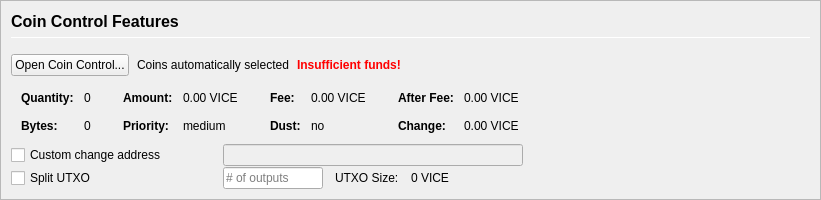
         <widget class="QFrame" name="frameCoinControl">
          <property name="sizePolicy">
           <sizepolicy hsizetype="Expanding" vsizetype="Expanding">
            <horstretch>0</horstretch>
            <verstretch>0</verstretch>
           </sizepolicy>
          </property>
          <property name="maximumSize">
           <size>
            <width>16777215</width>
            <height>16777215</height>
           </size>
          </property>
          <property name="frameShape">
           <enum>QFrame::StyledPanel</enum>
          </property>
          <property name="frameShadow">
           <enum>QFrame::Sunken</enum>
          </property>
          <layout class="QVBoxLayout" name="verticalLayoutCoinControl2">
           <property name="spacing">
            <number>0</number>
           </property>
           <property name="leftMargin">
            <number>0</number>
           </property>
           <property name="topMargin">
            <number>0</number>
           </property>
           <property name="rightMargin">
            <number>0</number>
           </property>
           <property name="bottomMargin">
            <number>0</number>
           </property>
           <item>
            <widget class="QFrame" name="frameCoinControl_BG">
             <layout class="QVBoxLayout" name="verticalLayoutCoinControl" stretch="0,0,0,0,0,0">
              <property name="spacing">
               <number>1</number>
              </property>
              <property name="leftMargin">
               <number>10</number>
              </property>
              <property name="topMargin">
               <number>10</number>
              </property>
              <item>
               <layout class="QHBoxLayout" name="horizontalLayoutCoinControl1">
                <property name="bottomMargin">
                 <number>15</number>
                </property>
                <item>
                 <layout class="QVBoxLayout" name="verticalLayout_3">
                  <property name="spacing">
                   <number>6</number>
                  </property>
                  <item>
                   <widget class="QLabel" name="labelCoinControlFeatures">
                    <property name="sizePolicy">
                     <sizepolicy hsizetype="Preferred" vsizetype="Maximum">
                      <horstretch>0</horstretch>
                      <verstretch>0</verstretch>
                     </sizepolicy>
                    </property>
                    <property name="minimumSize">
                     <size>
                      <width>0</width>
                      <height>20</height>
                     </size>
                    </property>
                    <property name="font">
                     <font>
                      <pointsize>12</pointsize>
                      <weight>75</weight>
                      <bold>true</bold>
                     </font>
                    </property>
                    <property name="styleSheet">
                     <string notr="true">font-weight:bold;</string>
                    </property>
                    <property name="text">
                     <string>Coin Control Features</string>
                    </property>
                   </widget>
                  </item>
                  <item>
                   <widget class="Line" name="line">
                    <property name="minimumSize">
                     <size>
                      <width>0</width>
                      <height>1</height>
                     </size>
                    </property>
                    <property name="maximumSize">
                     <size>
                      <width>16777215</width>
                      <height>1</height>
                     </size>
                    </property>
                    <property name="orientation">
                     <enum>Qt::Horizontal</enum>
                    </property>
                   </widget>
                  </item>
                 </layout>
                </item>
               </layout>
              </item>
              <item>
               <layout class="QHBoxLayout" name="horizontalLayoutCoinControl2" stretch="0,0,0,0">
                <property name="spacing">
                 <number>8</number>
                </property>
                <property name="bottomMargin">
                 <number>10</number>
                </property>
                <item>
                 <widget class="QPushButton" name="pushButtonCoinControl">
                  <property name="styleSheet">
                   <string notr="true"/>
                  </property>
                  <property name="text">
                   <string>Open Coin Control...</string>
                  </property>
                  <property name="autoDefault">
                   <bool>false</bool>
                  </property>
                 </widget>
                </item>
                <item>
                 <widget class="QLabel" name="labelCoinControlAutomaticallySelected">
                  <property name="text">
                   <string>Coins automatically selected</string>
                  </property>
                  <property name="margin">
                   <number>5</number>
                  </property>
                 </widget>
                </item>
                <item>
                 <widget class="QLabel" name="labelCoinControlInsuffFunds">
                  <property name="font">
                   <font>
                    <weight>75</weight>
                    <bold>true</bold>
                   </font>
                  </property>
                  <property name="styleSheet">
                   <string notr="true">color:red;font-weight:bold;</string>
                  </property>
                  <property name="text">
                   <string>Insufficient funds!</string>
                  </property>
                  <property name="margin">
                   <number>5</number>
                  </property>
                 </widget>
                </item>
                <item>
                 <spacer name="horizontalSpacerCoinControl">
                  <property name="orientation">
                   <enum>Qt::Horizontal</enum>
                  </property>
                  <property name="sizeHint" stdset="0">
                   <size>
                    <width>40</width>
                    <height>1</height>
                   </size>
                  </property>
                 </spacer>
                </item>
               </layout>
              </item>
              <item>
               <widget class="QWidget" name="widgetCoinControl" native="true">
                <property name="sizePolicy">
                 <sizepolicy hsizetype="Preferred" vsizetype="Preferred">
                  <horstretch>0</horstretch>
                  <verstretch>0</verstretch>
                 </sizepolicy>
                </property>
                <property name="minimumSize">
                 <size>
                  <width>0</width>
                  <height>0</height>
                 </size>
                </property>
                <property name="styleSheet">
                 <string notr="true"/>
                </property>
                <layout class="QHBoxLayout" name="horizontalLayoutCoinControl5">
                 <property name="leftMargin">
                  <number>0</number>
                 </property>
                 <property name="topMargin">
                  <number>0</number>
                 </property>
                 <property name="rightMargin">
                  <number>0</number>
                 </property>
                 <property name="bottomMargin">
                  <number>0</number>
                 </property>
                 <item>
                  <layout class="QHBoxLayout" name="horizontalLayoutCoinControl3" stretch="0,0,0,1">
                   <property name="spacing">
                    <number>20</number>
                   </property>
                   <property name="topMargin">
                    <number>0</number>
                   </property>
                   <property name="bottomMargin">
                    <number>10</number>
                   </property>
                   <item>
                    <layout class="QFormLayout" name="formLayoutCoinControl1">
                     <property name="horizontalSpacing">
                      <number>10</number>
                     </property>
                     <property name="verticalSpacing">
                      <number>14</number>
                     </property>
                     <property name="leftMargin">
                      <number>10</number>
                     </property>
                     <property name="topMargin">
                      <number>4</number>
                     </property>
                     <property name="rightMargin">
                      <number>6</number>
                     </property>
                     <item row="0" column="0">
                      <widget class="QLabel" name="labelCoinControlQuantityText">
                       <property name="font">
                        <font>
                         <weight>75</weight>
                         <bold>true</bold>
                        </font>
                       </property>
                       <property name="text">
                        <string>Quantity:</string>
                       </property>
                       <property name="margin">
                        <number>0</number>
                       </property>
                      </widget>
                     </item>
                     <item row="0" column="1">
                      <widget class="QLabel" name="labelCoinControlQuantity">
                       <property name="cursor">
                        <cursorShape>IBeamCursor</cursorShape>
                       </property>
                       <property name="contextMenuPolicy">
                        <enum>Qt::ActionsContextMenu</enum>
                       </property>
                       <property name="text">
                        <string notr="true">0</string>
                       </property>
                       <property name="margin">
                        <number>0</number>
                       </property>
                       <property name="textInteractionFlags">
                        <set>Qt::LinksAccessibleByMouse|Qt::TextSelectableByKeyboard|Qt::TextSelectableByMouse</set>
                       </property>
                      </widget>
                     </item>
                     <item row="1" column="0">
                      <widget class="QLabel" name="labelCoinControlBytesText">
                       <property name="font">
                        <font>
                         <weight>75</weight>
                         <bold>true</bold>
                        </font>
                       </property>
                       <property name="text">
                        <string>Bytes:</string>
                       </property>
                      </widget>
                     </item>
                     <item row="1" column="1">
                      <widget class="QLabel" name="labelCoinControlBytes">
                       <property name="cursor">
                        <cursorShape>IBeamCursor</cursorShape>
                       </property>
                       <property name="contextMenuPolicy">
                        <enum>Qt::ActionsContextMenu</enum>
                       </property>
                       <property name="text">
                        <string notr="true">0</string>
                       </property>
                       <property name="textInteractionFlags">
                        <set>Qt::LinksAccessibleByMouse|Qt::TextSelectableByKeyboard|Qt::TextSelectableByMouse</set>
                       </property>
                      </widget>
                     </item>
                    </layout>
                   </item>
                   <item>
                    <layout class="QFormLayout" name="formLayoutCoinControl2">
                     <property name="horizontalSpacing">
                      <number>10</number>
                     </property>
                     <property name="verticalSpacing">
                      <number>14</number>
                     </property>
                     <property name="leftMargin">
                      <number>6</number>
                     </property>
                     <property name="topMargin">
                      <number>4</number>
                     </property>
                     <property name="rightMargin">
                      <number>6</number>
                     </property>
                     <item row="0" column="0">
                      <widget class="QLabel" name="labelCoinControlAmountText">
                       <property name="font">
                        <font>
                         <weight>75</weight>
                         <bold>true</bold>
                        </font>
                       </property>
                       <property name="text">
                        <string>Amount:</string>
                       </property>
                       <property name="margin">
                        <number>0</number>
                       </property>
                      </widget>
                     </item>
                     <item row="0" column="1">
                      <widget class="QLabel" name="labelCoinControlAmount">
                       <property name="cursor">
                        <cursorShape>IBeamCursor</cursorShape>
                       </property>
                       <property name="contextMenuPolicy">
                        <enum>Qt::ActionsContextMenu</enum>
                       </property>
                       <property name="text">
                        <string notr="true">0.00 VICE</string>
                       </property>
                       <property name="textInteractionFlags">
                        <set>Qt::LinksAccessibleByMouse|Qt::TextSelectableByKeyboard|Qt::TextSelectableByMouse</set>
                       </property>
                      </widget>
                     </item>
                     <item row="1" column="0">
                      <widget class="QLabel" name="labelCoinControlPriorityText">
                       <property name="font">
                        <font>
                         <weight>75</weight>
                         <bold>true</bold>
                        </font>
                       </property>
                       <property name="text">
                        <string>Priority:</string>
                       </property>
                      </widget>
                     </item>
                     <item row="1" column="1">
                      <widget class="QLabel" name="labelCoinControlPriority">
                       <property name="cursor">
                        <cursorShape>IBeamCursor</cursorShape>
                       </property>
                       <property name="contextMenuPolicy">
                        <enum>Qt::ActionsContextMenu</enum>
                       </property>
                       <property name="text">
                        <string>medium</string>
                       </property>
                       <property name="textInteractionFlags">
                        <set>Qt::LinksAccessibleByMouse|Qt::TextSelectableByKeyboard|Qt::TextSelectableByMouse</set>
                       </property>
                      </widget>
                     </item>
                    </layout>
                   </item>
                   <item>
                    <layout class="QFormLayout" name="formLayoutCoinControl3">
                     <property name="horizontalSpacing">
                      <number>10</number>
                     </property>
                     <property name="verticalSpacing">
                      <number>14</number>
                     </property>
                     <property name="leftMargin">
                      <number>6</number>
                     </property>
                     <property name="topMargin">
                      <number>4</number>
                     </property>
                     <property name="rightMargin">
                      <number>6</number>
                     </property>
                     <item row="0" column="0">
                      <widget class="QLabel" name="labelCoinControlFeeText">
                       <property name="font">
                        <font>
                         <weight>75</weight>
                         <bold>true</bold>
                        </font>
                       </property>
                       <property name="text">
                        <string>Fee:</string>
                       </property>
                       <property name="margin">
                        <number>0</number>
                       </property>
                      </widget>
                     </item>
                     <item row="0" column="1">
                      <widget class="QLabel" name="labelCoinControlFee">
                       <property name="cursor">
                        <cursorShape>IBeamCursor</cursorShape>
                       </property>
                       <property name="contextMenuPolicy">
                        <enum>Qt::ActionsContextMenu</enum>
                       </property>
                       <property name="text">
                        <string notr="true">0.00 VICE</string>
                       </property>
                       <property name="textInteractionFlags">
                        <set>Qt::LinksAccessibleByMouse|Qt::TextSelectableByKeyboard|Qt::TextSelectableByMouse</set>
                       </property>
                      </widget>
                     </item>
                     <item row="1" column="0">
                      <widget class="QLabel" name="labelCoinControlLowOutputText">
                       <property name="font">
                        <font>
                         <weight>75</weight>
                         <bold>true</bold>
                        </font>
                       </property>
                       <property name="text">
                        <string>Dust:</string>
                       </property>
                      </widget>
                     </item>
                     <item row="1" column="1">
                      <widget class="QLabel" name="labelCoinControlLowOutput">
                       <property name="cursor">
                        <cursorShape>IBeamCursor</cursorShape>
                       </property>
                       <property name="contextMenuPolicy">
                        <enum>Qt::ActionsContextMenu</enum>
                       </property>
                       <property name="text">
                        <string>no</string>
                       </property>
                       <property name="textInteractionFlags">
                        <set>Qt::LinksAccessibleByMouse|Qt::TextSelectableByKeyboard|Qt::TextSelectableByMouse</set>
                       </property>
                      </widget>
                     </item>
                    </layout>
                   </item>
                   <item>
                    <layout class="QFormLayout" name="formLayoutCoinControl4">
                     <property name="horizontalSpacing">
                      <number>10</number>
                     </property>
                     <property name="verticalSpacing">
                      <number>14</number>
                     </property>
                     <property name="leftMargin">
                      <number>6</number>
                     </property>
                     <property name="topMargin">
                      <number>4</number>
                     </property>
                     <property name="rightMargin">
                      <number>6</number>
                     </property>
                     <item row="0" column="0">
                      <widget class="QLabel" name="labelCoinControlAfterFeeText">
                       <property name="font">
                        <font>
                         <weight>75</weight>
                         <bold>true</bold>
                        </font>
                       </property>
                       <property name="text">
                        <string>After Fee:</string>
                       </property>
                       <property name="margin">
                        <number>0</number>
                       </property>
                      </widget>
                     </item>
                     <item row="0" column="1">
                      <widget class="QLabel" name="labelCoinControlAfterFee">
                       <property name="cursor">
                        <cursorShape>IBeamCursor</cursorShape>
                       </property>
                       <property name="contextMenuPolicy">
                        <enum>Qt::ActionsContextMenu</enum>
                       </property>
                       <property name="text">
                        <string notr="true">0.00 VICE</string>
                       </property>
                       <property name="textInteractionFlags">
                        <set>Qt::LinksAccessibleByMouse|Qt::TextSelectableByKeyboard|Qt::TextSelectableByMouse</set>
                       </property>
                      </widget>
                     </item>
                     <item row="1" column="0">
                      <widget class="QLabel" name="labelCoinControlChangeText">
                       <property name="font">
                        <font>
                         <weight>75</weight>
                         <bold>true</bold>
                        </font>
                       </property>
                       <property name="text">
                        <string>Change:</string>
                       </property>
                      </widget>
                     </item>
                     <item row="1" column="1">
                      <widget class="QLabel" name="labelCoinControlChange">
                       <property name="cursor">
                        <cursorShape>IBeamCursor</cursorShape>
                       </property>
                       <property name="contextMenuPolicy">
                        <enum>Qt::ActionsContextMenu</enum>
                       </property>
                       <property name="text">
                        <string notr="true">0.00 VICE</string>
                       </property>
                       <property name="textInteractionFlags">
                        <set>Qt::LinksAccessibleByMouse|Qt::TextSelectableByKeyboard|Qt::TextSelectableByMouse</set>
                       </property>
                      </widget>
                     </item>
                    </layout>
                   </item>
                  </layout>
                 </item>
                </layout>
               </widget>
              </item>
              <item>
               <layout class="QHBoxLayout" name="horizontalLayoutCoinControl4">
                <property name="spacing">
                 <number>12</number>
                </property>
                <property name="sizeConstraint">
                 <enum>QLayout::SetDefaultConstraint</enum>
                </property>
                <property name="topMargin">
                 <number>0</number>
                </property>
                <property name="rightMargin">
                 <number>0</number>
                </property>
                <item>
                 <widget class="QCheckBox" name="checkBoxCoinControlChange">
                  <property name="sizePolicy">
                   <sizepolicy hsizetype="Preferred" vsizetype="Preferred">
                    <horstretch>0</horstretch>
                    <verstretch>0</verstretch>
                   </sizepolicy>
                  </property>
                  <property name="minimumSize">
                   <size>
                    <width>200</width>
                    <height>0</height>
                   </size>
                  </property>
                  <property name="maximumSize">
                   <size>
                    <width>200</width>
                    <height>16777215</height>
                   </size>
                  </property>
                  <property name="toolTip">
                   <string>If this is activated, but the change address is empty or invalid, change will be sent to a newly generated address.</string>
                  </property>
                  <property name="text">
                   <string>Custom change address</string>
                  </property>
                 </widget>
                </item>
                <item>
                 <widget class="QValidatedLineEdit" name="lineEditCoinControlChange">
                  <property name="enabled">
                   <bool>false</bool>
                  </property>
                  <property name="sizePolicy">
                   <sizepolicy hsizetype="Preferred" vsizetype="Preferred">
                    <horstretch>0</horstretch>
                    <verstretch>0</verstretch>
                   </sizepolicy>
                  </property>
                  <property name="minimumSize">
                   <size>
                    <width>300</width>
                    <height>0</height>
                   </size>
                  </property>
                 </widget>
                </item>
                <item>
                 <widget class="QLabel" name="labelCoinControlChangeLabel">
                  <property name="sizePolicy">
                   <sizepolicy hsizetype="Preferred" vsizetype="Preferred">
                    <horstretch>0</horstretch>
                    <verstretch>0</verstretch>
                   </sizepolicy>
                  </property>
                  <property name="minimumSize">
                   <size>
                    <width>100</width>
                    <height>0</height>
                   </size>
                  </property>
                  <property name="text">
                   <string/>
                  </property>
                  <property name="margin">
                   <number>3</number>
                  </property>
                 </widget>
                </item>
               </layout>
              </item>
              <item>
               <layout class="QHBoxLayout" name="horizontalLayoutCoinControl6">
                <property name="spacing">
                 <number>12</number>
                </property>
                <property name="rightMargin">
                 <number>0</number>
                </property>
                <item>
                 <widget class="QCheckBox" name="splitBlockCheckBox">
                  <property name="sizePolicy">
                   <sizepolicy hsizetype="Preferred" vsizetype="Preferred">
                    <horstretch>0</horstretch>
                    <verstretch>0</verstretch>
                   </sizepolicy>
                  </property>
                  <property name="minimumSize">
                   <size>
                    <width>200</width>
                    <height>0</height>
                   </size>
                  </property>
                  <property name="maximumSize">
                   <size>
                    <width>200</width>
                    <height>16777215</height>
                   </size>
                  </property>
                  <property name="text">
                   <string>Split UTXO</string>
                  </property>
                 </widget>
                </item>
                <item>
                 <widget class="QLineEdit" name="splitBlockLineEdit">
                  <property name="sizePolicy">
                   <sizepolicy hsizetype="Preferred" vsizetype="Preferred">
                    <horstretch>50</horstretch>
                    <verstretch>0</verstretch>
                   </sizepolicy>
                  </property>
                  <property name="minimumSize">
                   <size>
                    <width>100</width>
                    <height>0</height>
                   </size>
                  </property>
                  <property name="maximumSize">
                   <size>
                    <width>100</width>
                    <height>16777215</height>
                   </size>
                  </property>
                  <property name="placeholderText">
                   <string># of outputs</string>
                  </property>
                 </widget>
                </item>
                <item>
                 <widget class="QLabel" name="labelBlockSizeText">
                  <property name="text">
                   <string>UTXO Size:</string>
                  </property>
                 </widget>
                </item>
                <item>
                 <widget class="QLabel" name="labelBlockSize">
                  <property name="text">
                   <string>0 VICE</string>
                  </property>
                 </widget>
                </item>
                <item>
                 <spacer name="horizontalSpacer_7">
                  <property name="orientation">
                   <enum>Qt::Horizontal</enum>
                  </property>
                  <property name="sizeHint" stdset="0">
                   <size>
                    <width>40</width>
                    <height>20</height>
                   </size>
                  </property>
                 </spacer>
                </item>
               </layout>
              </item>
              <item>
               <spacer name="verticalSpacerCoinControl">
                <property name="orientation">
                 <enum>Qt::Vertical</enum>
                </property>
                <property name="sizeHint" stdset="0">
                 <size>
                  <width>800</width>
                  <height>1</height>
                 </size>
                </property>
               </spacer>
              </item>
             </layout>
            </widget>
           </item>
          </layout>
         </widget>
